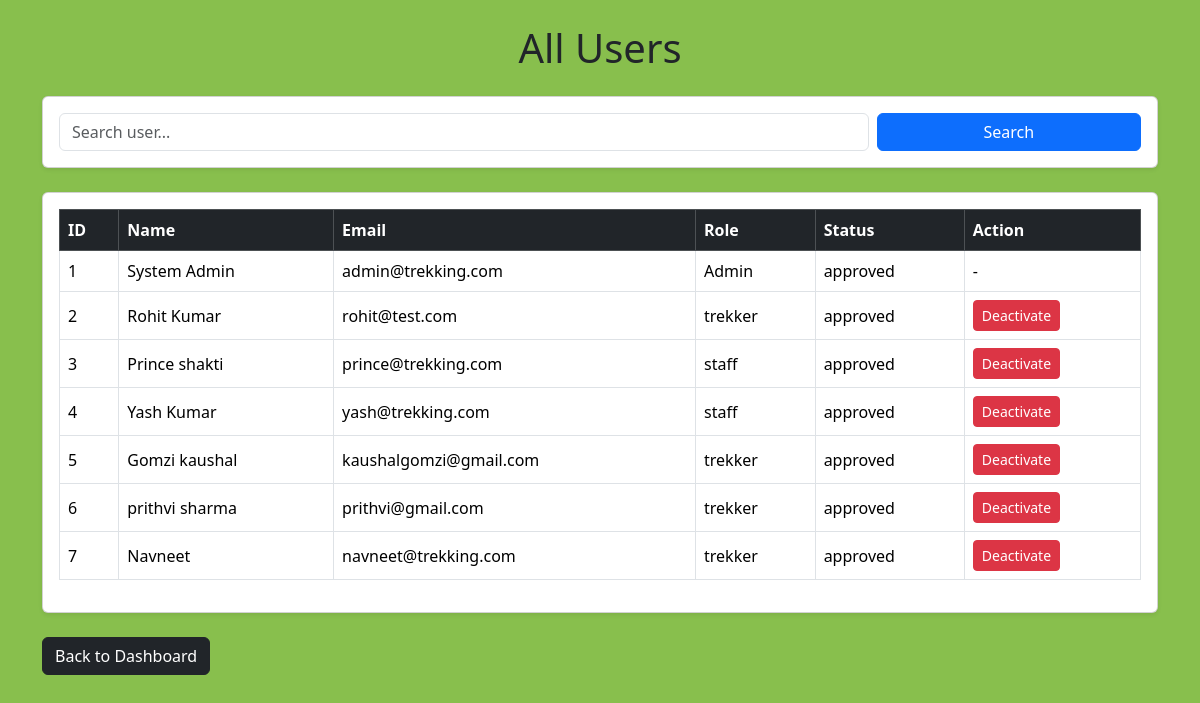
Page /admin/users (signed in) on the committed database.
### models/models.py (models this page shows)
class User(db.Model, UserMixin):
    __tablename__ = "users"
    id = db.Column(db.Integer, primary_key=True)
    full_name = db.Column(db.String(100), nullable=False)
    email = db.Column(db.String(120), unique=True, nullable=False)
    password = db.Column(db.String(255), nullable=False)
    role = db.Column(db.String(20), nullable=False)
    status = db.Column(db.String(20),default="approved")
    created_at = db.Column(db.DateTime, default=datetime.utcnow)
    bookings = db.relationship(         #defines relationship b/w user and bookings bcoz  1 user can have multi bookings
        "Booking",
        backref="user",
        lazy=True
    )
    assigned_treks = db.relationship(     #defines relationship b/w staff and treks bcoz  1 staff can be assign multi treks
    "Trek",
    foreign_keys="Trek.assigned_staff_id",
    backref="assigned_staff",
    lazy=True
    )

### controllers/auth.py (the view)
@auth.route("/admin/users")
@login_required
def view_users():
    if current_user.role != "Admin":
        return "Access Denied"
    search = request.args.get("search")
    if search:
        users = User.query.filter(        #admin can search user by mail, name , or user id
            or_(
                User.full_name.ilike(f"%{search}%"),
                User.email.ilike(f"%{search}%"),
                User.id.cast(db.String).ilike(f"%{search}%")
            )
        ).all()
    else:
        users = User.query.all()   #otherwise show all the users
    return render_template(
        "view_users.html",
        users=users
    )

### main.py (called while the page is built)
@login_manager.user_loader
def load_user(user_id):
    return db.session.get(User, int(user_id))

### templates/view_users.html (shortened to what this page needs)
<!DOCTYPE html>
<html lang="en">
<head>
    <link href="https://cdn.jsdelivr.net/npm/bootstrap@5.3.3/dist/css/bootstrap.min.css"
          rel="stylesheet">
</head>
<body style="background-color: rgb(136, 191, 77);">
<div class="container py-4">
    <h1 class="text-center mb-4">
        All Users
    </h1>
    <div class="card shadow-sm mb-4">
        <div class="card-body">
            <form method="GET">
                <div class="row g-2">
                    <div class="col-12 col-md-9">
                        <input type="text"
                               name="search"
                               class="form-control"
                               placeholder="Search user...">
                    </div>
                    <div class="col-12 col-md-3">
                        <button type="submit"
                                class="btn btn-primary w-100">
                            Search
                        </button>
                    </div>
                </div>
            </form>
        </div>
    </div>
    <div class="card shadow-sm">
        <div class="card-body">
            <div class="table-responsive">
                <table class="table table-bordered table-hover align-middle">
                    <thead class="table-dark">
                        <tr>
                            <th>ID</th>
                            <th>Name</th>
                            <th>Email</th>
                            <th>Role</th>
                            <th>Status</th>
                            <th>Action</th>
                        </tr>
                    </thead>
                    <tbody>
                        {% for user in users %}
                        <tr>
                            <td>{{ user.id }}</td>
                            <td>{{ user.full_name }}</td>
                            <td>{{ user.email }}</td>
                            <td>{{ user.role }}</td>
                            <td>{{ user.status }}</td>
                            <td>
                                {% if user.role == "Admin" %}
                                    -
                                {% elif user.status == "approved" %}
                                    <a href="/admin/deactivate_user/{{ user.id }}"
                                       class="btn btn-sm btn-danger">
                                        Deactivate
                                    </a>
                                {% else %}
                                    <a href="/admin/activate_user/{{ user.id }}"
                                       class="btn btn-sm btn-success">
                                        Activate
                                    </a>
                                {% endif %}
                            </td>
                        </tr>
                        {% endfor %}
                    </tbody>
                </table>
            </div>
        </div>
    </div>
    <div class="mt-4">
        <a href="/admin/dashboard"
           class="btn btn-dark">
            Back to Dashboard
        </a>
    </div>
</div>
</body>
</html>

### rows in the picture
User: id "1", full_name "System Admin", email "admin@trekking.com", role "Admin", status "approved"
User: id "2", full_name "Rohit Kumar", email "rohit@test.com", role "trekker", status "approved"
User: id "3", full_name "Prince shakti", email "prince@trekking.com", role "staff", status "approved"
User: id "4", full_name "Yash Kumar", email "yash@trekking.com", role "staff", status "approved"
User: id "5", full_name "Gomzi kaushal", email "kaushalgomzi@gmail.com", role "trekker", status "approved"
User: id "6", full_name "prithvi sharma", email "prithvi@gmail.com", role "trekker", status "approved"
User: id "7", full_name "Navneet", email "navneet@trekking.com", role "trekker", status "approved"
